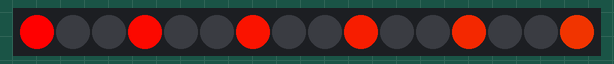
A sketch run on a simulated Arduino Uno, built with avr-gcc and run on an emulated ATmega328P. Parts: 16 RGB LEDs in strip order, left to right. What the sketch prints to the serial monitor is not drawn.

Above: at 0.15 s.
At 0.55 s:
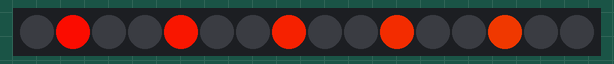
At 0.96 s:
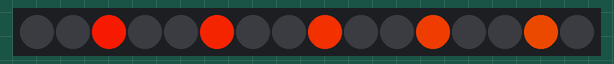

The sketch:

NeopixelBlinkWithSound.ino
```cpp
#include "neopixel_flasher.h"
#include "space_beeper.h"

#define NEOPIXEL_PIN 4
#define NUMPIXELS 16
const int intervalOfLight = 100;
NeopixelFlasher neopixeler(NUMPIXELS, NEOPIXEL_PIN, intervalOfLight );
SpaceBeeper beeper1(50, 500, 6);

void setup() {
  Serial.begin(115200);
}

void loop() {
  Serial.println(millis());
  // neopixeler.Update();
  //  neopixeler.UpdateRainbow();
  neopixeler.UpdateTheaterRainbow();
  // beeper1.Update();
}
```

neopixel_flasher.h
```cpp
#include <Adafruit_NeoPixel.h>

#define GAP_BETWEEN_LIGHTS 3

struct State_struct {
  unsigned long previousMillis;
  int simplePixelIndex;
  uint32_t rainbowHSVcolor;
  int theaterColorWheel;
  byte theaterStep;
};


class NeopixelFlasher {
    State_struct state;
    Adafruit_NeoPixel pixels;
    int interval;

  public:
    NeopixelFlasher(int numpixels, int pin, int intervalOfLight ) {
      pixels = Adafruit_NeoPixel(numpixels, pin, NEO_GRB + NEO_KHZ800);
      interval = intervalOfLight;
      pixels.begin();
      state = {0, 0, 0, 0, 0};
    }

    void Update() {
      unsigned long currentMillis = millis();
      if (currentMillis - state.previousMillis > interval) {
        pixels.setPixelColor(state.simplePixelIndex, pixels.Color(0, 150, 0));
        pixels.show();
        state.simplePixelIndex = state.simplePixelIndex + 1;
        if (state.simplePixelIndex >= pixels.numPixels()) {
          state.simplePixelIndex = 0;
          pixels.clear();
        }
        state.previousMillis = currentMillis;
      }
    }

    void UpdateRainbow() {
      unsigned long currentMillis = millis();
      if (currentMillis - state.previousMillis > interval) {
        pixels.rainbow(state.rainbowHSVcolor) ;
        pixels.show();
        state.rainbowHSVcolor += 256;
        if (state.rainbowHSVcolor >= 65536) {
          state.rainbowHSVcolor  = 0;
        }
        state.previousMillis = currentMillis;
      }
    }


    // Input a value 0 to 255 to get a color value.
    // The colours are a transition r - g - b - back to r.
    uint32_t Wheel(byte WheelPos) {
      uint32_t packedRGB;
      WheelPos = 255 - WheelPos;
      // Serial.print("Wheel= ");
      if (WheelPos < 85) {
        packedRGB = pixels.Color(255 - WheelPos * 3, 0, WheelPos * 3);
        // return pixels.Color(255 - WheelPos * 3, 0, WheelPos * 3);
      }
      if (WheelPos < 170) {
        WheelPos -= 85;
        packedRGB = pixels.Color(0, WheelPos * 3, 255 - WheelPos * 3);
        // return pixels.Color(0, WheelPos * 3, 255 - WheelPos * 3);
      }
      if (WheelPos >= 170)  {
        WheelPos -= 170;
        packedRGB = pixels.Color(WheelPos * 3, 255 - WheelPos * 3, 0);
        // return pixels.Color(WheelPos * 3, 255 - WheelPos * 3, 0);
      }
      // Serial.println(packedRGB);
      return packedRGB;
    }

    //Theatre-style crawling lights with rainbow effect
    void UpdateTheaterRainbow() {
      unsigned long currentMillis = millis();
      if (currentMillis - state.previousMillis > interval) {
        for (int i = 0; i < pixels.numPixels(); i = i + GAP_BETWEEN_LIGHTS) {
          pixels.setPixelColor(i + state.theaterStep, Wheel( (i + state.theaterColorWheel) % 255)); //turn every third pixel on
        }
        pixels.show();
        for (int i = 0; i < pixels.numPixels(); i = i + GAP_BETWEEN_LIGHTS) {
          pixels.setPixelColor(i + state.theaterStep, 0); //turn every third pixel off
        }
        state.theaterColorWheel++ ;
        state.theaterStep++;
        if (state.theaterColorWheel >= 256) {
          state.theaterColorWheel  = 0;
        }
        if (state.theaterStep >= GAP_BETWEEN_LIGHTS) {
          state.theaterStep  = 0;
        }

        state.previousMillis = currentMillis;
      }

    }

};
```

space_beeper.h
```cpp
#define SPEAKER_PIN 13

class SpaceBeeper {

    int onDuration;
    int offDuration;
    int noteCount;

    int noteIndex;
    unsigned long previousMillis;

  public:

  SpaceBeeper(int on, int off, int notes) {
    onDuration = on;
    offDuration = off;
    noteCount = notes;

    noteIndex = 0;
    previousMillis = 0;
  }

  void Update() {
    unsigned long currentMillis = millis();
    if ((currentMillis - previousMillis) >= (offDuration)) {
      tone(SPEAKER_PIN, 3000 + 300 * noteIndex, onDuration);
      noteIndex = noteIndex + 1;
      previousMillis = millis();
      if(noteIndex >= noteCount) {
        noteIndex = 0;
      }
    }
  }
};
```
